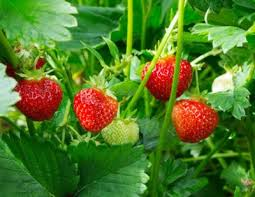
#> input picture robotcv/strawberries.jpg, 255 x 197 px, given in place of the camera
$ python detect_color.py
#> lines starting #> are read from the running program, lines starting #| are printed output that depends on the picture; after the words box and inside, x2 and y2 are one past the last pixel; in counts of white or black regions, pixels touching at a corner belong together
#> further down, image is the input picture: shape (197, 255, 3); mean B, G, R 39.7, 120.4, 81.9
### robotcv/colorlabeler.py
import numpy as np
import cv2
#import init_color
class RedMasker:
	def redmask(self, image):

		#****NOTE**** Color in opencv is BGR not RGB
		#lower color  bounds
		#init_color.lower = [0, 0, 55]
		lower = [0, 0, 55]
		#upper color bounds
		#init_color.upper = [100, 76, 255]
		upper = [100, 76, 255]
		# create NumPy arrays from the boundaries
		#lower = np.array(init_color.lower, dtype = "uint8")
		#upper = np.array(init_color.upper, dtype = "uint8")
		lower = np.array(lower, dtype = "uint8")
		upper = np.array(upper, dtype = "uint8")
		# find the colors within the specified boundaries and apply
		# the mask
		mask = cv2.inRange(image, lower, upper)
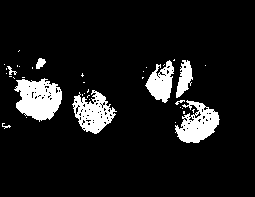
#> mask: shape (197, 255); 9.7% white; 38 white regions (29 under 20 px), largest, box (x1, y1, x2, y2) and area: (14, 78, 62, 122) 1431, (175, 100, 220, 143) 1088, (72, 90, 117, 134) 1044
		output = cv2.bitwise_and(image, image, mask = mask)
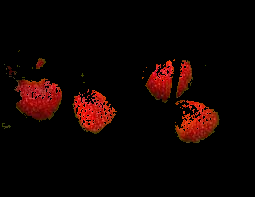
#> output: shape (197, 255, 3); mean B, G, R 1.8, 3.4, 15.6
		#show the output. Comment this line if running continously
		cv2.imshow("OUTPUT", output)

		return output

### robotcv/detect_color.py
from colorlabeler import RedMasker
import argparse
import imutils
import cv2

# command line argument parser
ap = argparse.ArgumentParser()
#ap.add_argument("-i", "--image", required=True,
#	help="path to the input image")
cap = cv2.VideoCapture(0)
while(True):
	if not (cap.isOpened):
		print("Camera Not Open")
	ret, image = cap.read();
	#store a copy of the original image
	og_image = image.copy()
	#init redmasker
	rm = RedMasker()
	#call red mask function
	red_masked = rm.redmask(image)
	# grab the image and resize to be smaller so that
	# the shapes can be approximated better
	resized = imutils.resize(red_masked, width=300)
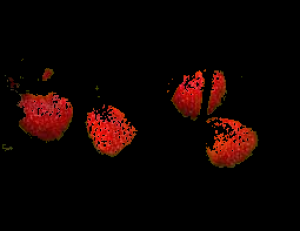
#> resized: shape (231, 300, 3); mean B, G, R 1.8, 3.4, 15.6
	ratio = image.shape[0] / float(resized.shape[0])
#> ratio = 0.853
	# blur the resized image slightly, then convert it to both
	# grayscale and the L*a*b* color spaces
	blurred = cv2.GaussianBlur(resized, (5, 5), 0)
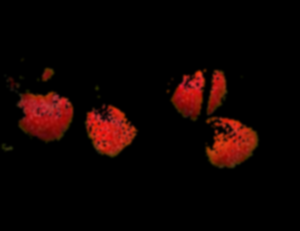
#> blurred: shape (231, 300, 3); mean B, G, R 1.8, 3.4, 15.6
	gray = cv2.cvtColor(blurred, cv2.COLOR_BGR2GRAY)
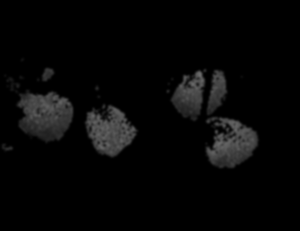
#> gray: shape (231, 300); min 0, max 108, mean 6.8
	lab = cv2.cvtColor(blurred, cv2.COLOR_BGR2LAB)
#> lab: shape (231, 300, 3); mean of channels 0, 1, 2 8.7, 132.8, 132
	thresh = cv2.threshold(gray, 50, 255, cv2.THRESH_BINARY)[1]
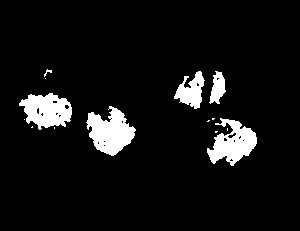
#> thresh: shape (231, 300); 7.4% white; 14 white regions (8 under 20 px)

	#show the intermediate steps. Comment these out if not debugging
	#cv2.imshow("Thresh", thresh)
	#cv2.imshow("Gray", gray)
	#cv2.imshow("Original", og_image)


	# find contours in the red-masked image
	cnts = cv2.findContours(thresh.copy(), cv2.RETR_EXTERNAL,
		cv2.CHAIN_APPROX_SIMPLE)
#> cnts = 14 contours, 9 with area under 20; largest, box (x1, y1, x2, y2) and area: (86, 106, 136, 156) 1397, (207, 118, 257, 166) 1252, (19, 93, 72, 130) 1252, (174, 71, 205, 109) 574, (209, 71, 226, 104) 302
	cnts = imutils.grab_contours(cnts)

	# for each of the controus in the image
	for c in cnts:
		if cv2.contourArea(c) > 15.0:
			# compute the center of the contour
			M = cv2.moments(c)
			#print(cv2.contourArea(c))
			cX = int((M["m10"] / M["m00"]) * ratio)
			cY = int((M["m01"] / M["m00"]) * ratio)

			# multiply the contour (x, y)-coordinates by the resize ratio,
			c = c.astype("float")
			c *= ratio
			c = c.astype("int")
			#find the min encosing circle for the contour
			(x,y),radius = cv2.minEnclosingCircle(c)
			#center of the mincircle
			center = (int(x),int(y))
			#radius of min circle
			radius = int(radius)
			#text that we want to put for debugging
			cir_text = str(radius)
			#print(cir_text)
			#print("Center: {}, {}".format(int(x),int(y)))
			img = cv2.circle(image,center,radius,(0,255,0),2)

			cv2.putText(image, cir_text, (int(x), int(y)),cv2.FONT_HERSHEY_SIMPLEX, 0.5, (255, 255, 255), 2)

			# show the output image
			#cv2.namedWindow("CV", cv2.WND_PROP_FULLSCREEN)
			cv2.imshow("Image", image)
#> this loop made 14 passes
#> (cX, cY, x, y, radius, center, cir_text) on passes 7, 9, 10, 12, 13: (198, 121, 195.6, 121.3, 22, (195, 121), '22'), (93, 112, 92.6, 109.9, 22, (92, 109), '22'), (39, 93, 37.5, 94.5, 22, (37, 94), '22'), (185, 74, 182.5, 73.61, 13, (182, 73), '13'), (162, 77, 163.2, 75.5, 16, (163, 75), '16')
#> c on passes 1 to 6: [[215, 131], [215, 132], [216, 132], [217, 131]], [[227, 128], [227, 130]], [[54, 127], [54, 128]], [[32, 126], [31, 127], [32, 127]], [[208, 120], [207, 121], [208, 121], [209, 120]], [[24, 119]]
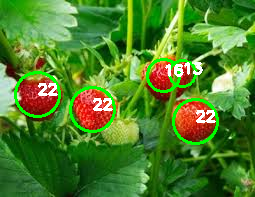
#> image: shape (197, 255, 3); 4.9% of pixels changed, all inside (x1, y1, x2, y2) = (14, 58, 219, 145)
#> after the loop, M = moments, m00 574.5, centre m10/m00, m01/m00 = (191.1, 90.94); cX = 162; cY = 77; radius = 16; x = 163.2; y = 75.5
			#cv2.waitKey(0)
	cv2.waitKey(0)

$ run again, on robotcv/str.jpg
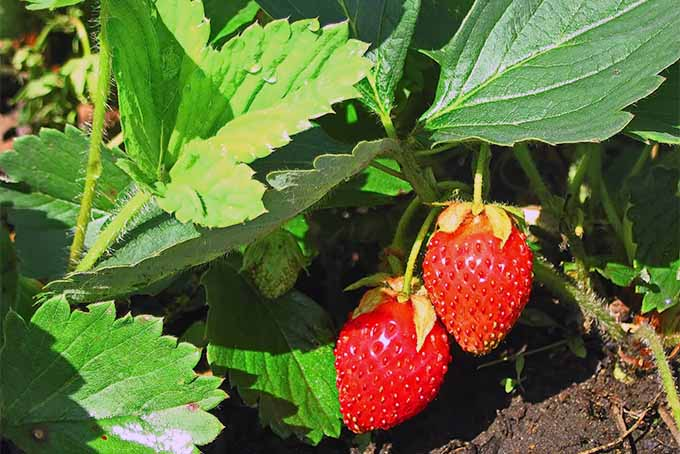
#> input picture robotcv/str.jpg, 680 x 454 px, given in place of the camera
#> image is the input picture: shape (454, 680, 3); mean B, G, R 56.2, 109.8, 98
#> in redmask, `mask = cv2.inRange(image, lower, upper)`:
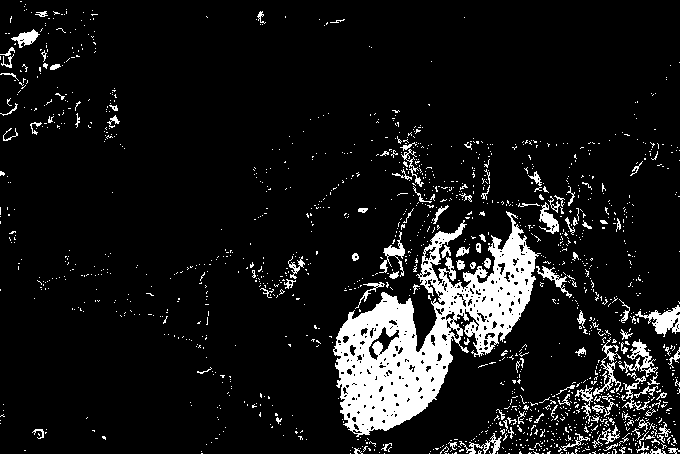
#> mask: shape (454, 680); 9.4% white; 1505 white regions (1389 under 20 px), largest, box (x1, y1, x2, y2) and area: (333, 211, 541, 437) 17295, (635, 305, 680, 337) 593, (619, 339, 658, 377) 439
#> lab: shape (200, 300, 3); mean of channels 0, 1, 2 8.6, 131.9, 131.5
#> thresh: shape (200, 300); 5.7% white; 12 white regions (9 under 20 px)
#> cnts = 12 contours, 11 with area under 20; largest, box (x1, y1, x2, y2) and area: (148, 99, 235, 189) 3206
#> the loop `for c in cnts:` made 12 passes
#> (cX, cY, x, y, radius, center, cir_text) on passes 3, 10: (666, 320, 666.2, 317.8, 9, (666, 317), '9'), (426, 332, 432, 325.5, 128, (432, 325), '128')
#> after the loop `for c in cnts:`:
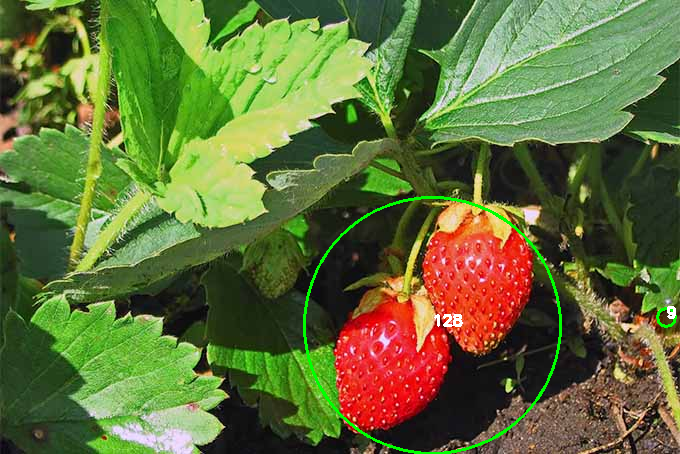
#> image: shape (454, 680, 3); 0.89% of pixels changed, all inside (x1, y1, x2, y2) = (303, 196, 677, 454)
#> after the loop `for c in cnts:`: M = moments, m00 3206.5, centre m10/m00, m01/m00 = (187.7, 146.6); cX = 426; cY = 332; radius = 128; x = 432; y = 325.5

$ run again, on robotcv/sb2.png
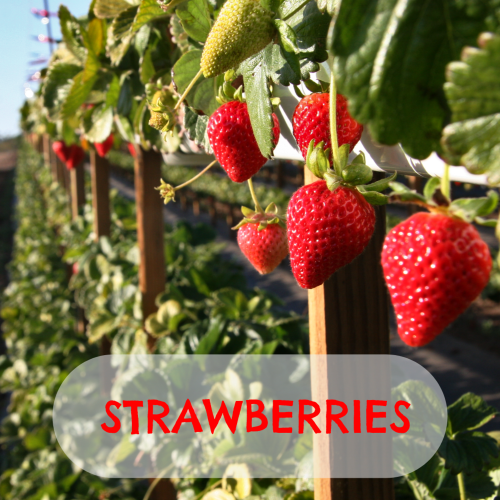
#> input picture robotcv/sb2.png, 1000 x 1000 px, given in place of the camera (shown at 1/2 size)
#> image is the input picture: shape (1000, 1000, 3); mean B, G, R 68.4, 102.2, 121.7
#> in redmask, `mask = cv2.inRange(image, lower, upper)`:
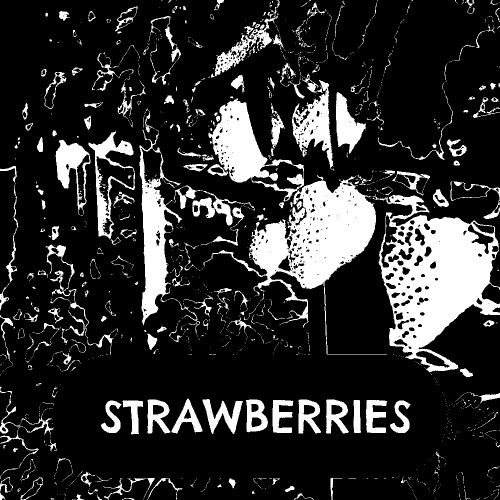
#> mask: shape (1000, 1000) (shown at 1/2 size); 18.1% white; 1501 white regions (1236 under 20 px), largest, box (x1, y1, x2, y2) and area: (745, 390, 1000, 745) 42657, (407, 353, 774, 709) 33603, (417, 197, 608, 403) 13087
#> lab: shape (300, 300, 3); mean of channels 0, 1, 2 14.6, 134.7, 134.2
#> thresh: shape (300, 300); 8.5% white; 74 white regions (50 under 20 px)
#> cnts = 74 contours, 50 with area under 20; largest, box (x1, y1, x2, y2) and area: (229, 129, 298, 214) 2460, (150, 108, 223, 173) 1846, (126, 60, 149, 109) 481, (176, 56, 197, 89) 407, (202, 57, 218, 85) 194
#> the loop `for c in cnts:` made 74 passes
#> (cX, cY, x, y, radius, center, cir_text) on passes 2, 3, 4, 6, 7, 8, 9, 11: (801, 838, 800, 832.1, 29, (800, 832), '29'), (712, 833, 713, 831.5, 28, (713, 831), '28'), (374, 833, 371.4, 837, 34, (371, 836), '34'), (223, 837, 221.5, 831.5, 29, (221, 831), '29'), (743, 828, 749.5, 831.5, 32, (749, 831), '32'), (669, 824, 671.5, 830.8, 34, (671, 830), '34'), (613, 825, 616.5, 830, 34, (616, 830), '34'), (509, 830, 505.6, 830, 31, (505, 830), '31')
#> after the loop `for c in cnts:`:
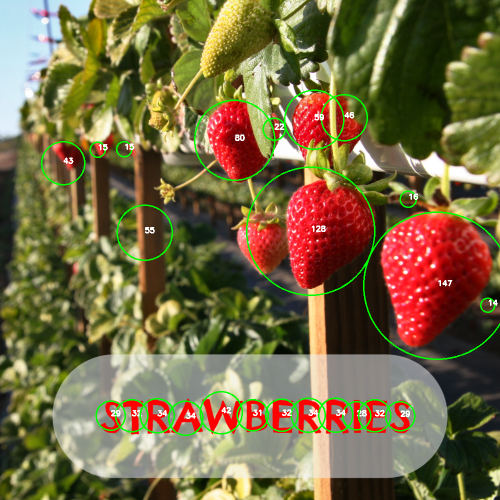
#> image: shape (1000, 1000, 3) (shown at 1/2 size); 2.2% of pixels changed, all inside (x1, y1, x2, y2) = (82, 179, 1000, 872)
#> after the loop `for c in cnts:`: M = moments, m00 407, centre m10/m00, m01/m00 = (187, 72.74); cX = 623; cY = 242; radius = 59; x = 628; y = 239.5
